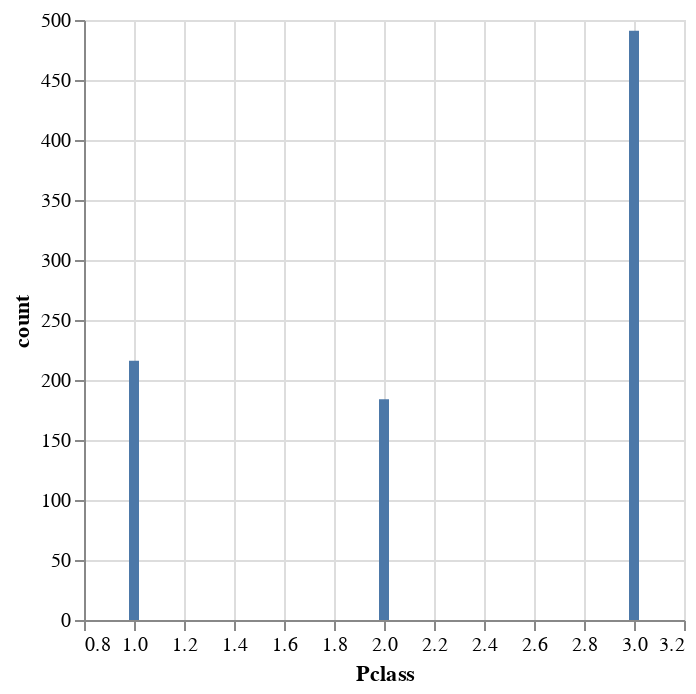

The notebook cell this image was saved under:
### Code cell
(
    passenger_class_counts_df
    .plot
    .bar(
        x="Pclass",
        y="count"
    )
)

### Figure 1 — Vega-Lite specification as saved in the notebook (floating-point values rounded to 4 significant figures)
{"config": {"view": {"continuousWidth": 300, "continuousHeight": 300}}, "data": {"name": "data-c30dd86a46631d7ff2337a1aecc8478f"}, "mark": {"type": "bar", "tooltip": true}, "encoding": {"x": {"field": "Pclass", "type": "quantitative"}, "y": {"field": "count", "type": "quantitative"}}, "params": [{"name": "param_1", "select": {"type": "interval", "encodings": ["x", "y"]}, "bind": "scales"}], "$schema": "https://vega.github.io/schema/vega-lite/v5.20.1.json", "datasets": {"data-c30dd86a46631d7ff2337a1aecc8478f": [{"Pclass": 1, "count": 216}, {"Pclass": 2, "count": 184}, {"Pclass": 3, "count": 491}]}}
